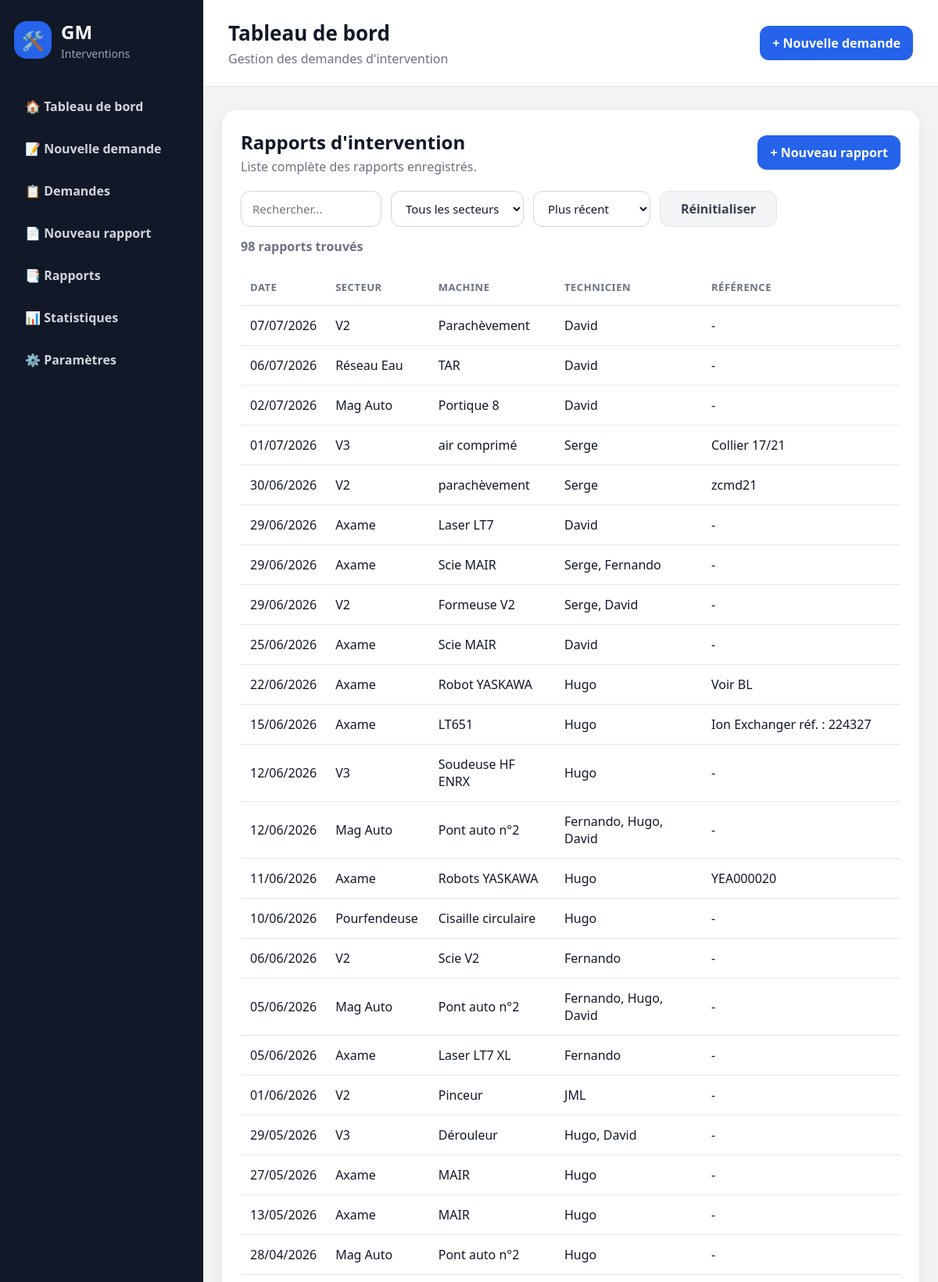
/rapports (upper part), run on the app's committed database.
### tables this page shows
CREATE TABLE rapports_intervention (
            id INTEGER PRIMARY KEY AUTOINCREMENT,
            secteur_id INTEGER,
            machine TEXT,
            probleme TEXT NOT NULL,
            travaux TEXT NOT NULL,
            technicien TEXT NOT NULL,
            commentaire TEXT,
            reference TEXT,
            date_rapport TIMESTAMP DEFAULT CURRENT_TIMESTAMP,
            FOREIGN KEY (secteur_id) REFERENCES secteurs(id)
        );

CREATE TABLE secteurs (
            id INTEGER PRIMARY KEY AUTOINCREMENT,
            nom TEXT NOT NULL UNIQUE
        , actif INTEGER
                NOT NULL DEFAULT 1);

### routes/rapports.py (the view, shortened to what this page needs)
@rapports_bp.route("/rapports")
def liste_rapports():
    recherche = request.args.get("recherche", "").strip()
    secteur_id = request.args.get("secteur_id", "").strip()
    tri = request.args.get("tri", "recent").strip()
    query = """
        SELECT
            rapports_intervention.*,
            secteurs.nom AS secteur_nom
        FROM rapports_intervention
        LEFT JOIN secteurs
            ON rapports_intervention.secteur_id = secteurs.id
        WHERE 1 = 1
    """
    params = []
    if secteur_id:
        query += """
            AND rapports_intervention.secteur_id = ?
        """
        params.append(secteur_id)
    order_by_options = {
        "ancien": "rapports_intervention.date_rapport ASC",
        "secteur": "secteurs.nom ASC",
        "technicien": "rapports_intervention.technicien ASC",
        "recent": "rapports_intervention.date_rapport DESC",
    }
    order_by = order_by_options.get(
        tri,
        order_by_options["recent"]
    )
    query += f" ORDER BY {order_by}"
    with connexion_db() as conn:
        rapports = conn.execute(
            query,
            params
        ).fetchall()
        secteurs = get_all_secteurs(conn)
    return render_template(
        "rapports/liste.html",
        rapports=rapports,
        secteurs=secteurs,
        recherche=recherche,
        secteur_id=secteur_id,
        tri=tri
    )

### app.py (called while the page is built)
@app.template_filter("date_fr")
def date_fr(value):
    if not value:
        return ""
    if isinstance(value, datetime):
        return value.strftime("%d/%m/%Y")
    try:
        date_value = datetime.fromisoformat(str(value))
        return date_value.strftime("%d/%m/%Y")
    except (ValueError, TypeError):
        return str(value)

### database.py (called while the page is built)
def is_postgres():
    return bool(DATABASE_URL)

def get_db_connection():
    if is_postgres():
        return PostgresConnectionAdapter(DATABASE_URL)
    conn = sqlite3.connect(DB_PATH)
    conn.row_factory = sqlite3.Row
    conn.execute("PRAGMA foreign_keys = ON")
    return conn

### routes/rapports.py (called while the page is built)
def get_all_secteurs(conn):
    return conn.execute("""
        SELECT *
        FROM secteurs
        WHERE actif = TRUE
        ORDER BY nom
    """).fetchall()

### services/database_service.py (called while the page is built)
@contextmanager
def connexion_db():
    conn = get_db_connection()
    try:
        yield conn
    finally:
        conn.close()

### templates/rapports/liste.html (shortened to what this page needs)
{% extends "base.html" %}
{% block content %}
<section class="card">
    <div class="section-header">
        <div>
            <h2>Rapports d'intervention</h2>
            <p>Liste complète des rapports enregistrés.</p>
        </div>
        <a href="/rapports/nouveau" class="btn">+ Nouveau rapport</a>
    </div>
<form
    method="GET"
    class="filters-bar"
    id="filtersForm"
    data-filters-form
    data-storage-key="gm-rapports-filters"
>
    <input
        type="text"
        name="recherche"
        placeholder="Rechercher..."
        value="{{ recherche }}"
    >
    <select name="secteur_id">
        <option value="">Tous les secteurs</option>
    </select>
    <select name="tri">
        <option value="recent" {% if tri == "recent" %}selected{% endif %}>
            Plus récent
        </option>
    </select>
    <a
        href="{{ url_for('rapports.liste_rapports') }}"
        class="btn-secondary"
        data-reset-filters
    >
        Réinitialiser
    </a>
</form>
    <p class="result-count">
        {{ rapports|length }} rapport{{ "s" if rapports|length > 1 else "" }} trouvé{{ "s" if rapports|length > 1 else "" }}
    </p>
    {% if rapports %}
        <div class="table-container">
            <table class="modern-table">
                <thead>
                    <tr>
                        <th>Date</th>
                        <th>Secteur</th>
                        <th>Machine</th>
                        <th>Technicien</th>
                        <th>Référence</th>
                    </tr>
                </thead>
                <tbody>
                    {% for rapport in rapports %}
                    <tr class="clickable-row" onclick="window.location='/rapports/{{ rapport.id }}'">
                        <td>{{ rapport.date_rapport|date_fr }}</td>
                        <td>{{ rapport.secteur_nom or "Non renseigné" }}</td>
                        <td>{{ rapport.machine }}</td>
                        <td>{{ rapport.technicien }}</td>
                        <td>{{ rapport.reference or "-" }}</td>
                    </tr>
                    {% endfor %}
                </tbody>
            </table>
        </div>
    {% else %}
        <div class="empty-state">
            <div class="icon">📭</div>
            <p>Aucun rapport enregistré.</p>
        </div>
    {% endif %}
</section>
{% endblock %}

### static/css/style.css (style rules this page uses)
* { box-sizing: border-box; }
body { margin: 0; font-family: "Segoe UI", Arial, sans-serif; background: #f3f4f6; color: #111827; }
.stat-card, .card { background: white; border-radius: 18px; box-shadow: 0 8px 22px rgba(15, 23, 42, 0.08); }
.card { padding: 24px; margin-bottom: 20px; }
.card h2 { margin-top: 0; }
.btn { display: inline-block; background: #2563eb; color: white; padding: 11px 16px; border-radius: 12px; text-decoration: none; font-weight: 700; border: none; cursor: pointer; }
.section-header { display: flex; justify-content: space-between; align-items: center; gap: 16px; margin-bottom: 20px; }
.section-header h2 { margin: 0; }
.section-header p { margin: 4px 0 0; color: #6b7280; }
.table-container { overflow-x: auto; }
.modern-table { width: 100%; border-collapse: collapse; }
.modern-table th, .modern-table td { padding: 14px 12px; text-align: left; border-bottom: 1px solid #e5e7eb; }
.modern-table th { color: #6b7280; font-size: 13px; text-transform: uppercase; letter-spacing: 0.04em; }
.clickable-row { cursor: pointer; transition: 0.2s; }
.btn-secondary { display: inline-block; background: #f3f4f6; color: #374151; padding: 11px 16px; border-radius: 12px; text-decoration: none; font-weight: 700; border: 1px solid #e5e7eb; }
.filters-bar { display: flex; gap: 12px; margin-bottom: 12px; flex-wrap: wrap; }
.filters-bar input, .filters-bar select { padding: 12px 14px; border: 1px solid #d1d5db; border-radius: 12px; font-family: inherit; font-size: 15px; }
.result-count { margin: 0 0 18px; color: #6b7280; font-weight: 600; }
form.filters-bar { display: grid !important; grid-template-columns: minmax(180px, 220px) minmax(170px, 190px) minmax(150px, 160px) minmax(150px, 160px) 150px; align-items: center; gap: 12px; width: 100%; margin: 0 0 14px; }
form.filters-bar input[type="text"], form.filters-bar input[type="search"], form.filters-bar select { width: 100% !important; height: 46px !important; min-height: 46px; margin: 0 !important; padding: 0 14px !important; border: 1px solid #d1d5db !important; border-radius: 12px !important; background-color: #ffffff !important; color: #111827 !important; font-family: inherit !important; font-size: 15px !important; line-height: normal; outline: none; }
form.filters-bar select { cursor: pointer; }
form.filters-bar .btn-secondary { display: inline-flex !important; align-items: center; justify-content: center; height: 46px; min-height: 46px; margin: 0; padding: 0 18px; white-space: nowrap; }

### data on the page
rapports_intervention: date_rapport "07/07/2026", nom "V2", machine "Parachèvement", technicien "David", reference "-"
rapports_intervention: date_rapport "06/07/2026", nom "Réseau Eau", machine "TAR", technicien "David", reference "-"
rapports_intervention: date_rapport "02/07/2026", nom "Mag Auto", machine "Portique 8", technicien "David", reference "-"
rapports_intervention: date_rapport "01/07/2026", nom "V3", machine "air comprimé", technicien "Serge", reference "Collier 17/21"
rapports_intervention: date_rapport "30/06/2026", nom "V2", machine "parachèvement", technicien "Serge", reference "zcmd21"
rapports_intervention: date_rapport "29/06/2026", nom "Axame", machine "Laser LT7", technicien "David", reference "-"
rapports_intervention: date_rapport "29/06/2026", nom "Axame", machine "Scie MAIR", technicien "Serge, Fernando", reference "-"
rapports_intervention: date_rapport "29/06/2026", nom "V2", machine "Formeuse V2", technicien "Serge, David", reference "-"
rapports_intervention: date_rapport "25/06/2026", nom "Axame", machine "Scie MAIR", technicien "David", reference "-"
rapports_intervention: date_rapport "22/06/2026", nom "Axame", machine "Robot YASKAWA", technicien "Hugo", reference "Voir BL"
rapports_intervention: date_rapport "15/06/2026", nom "Axame", machine "LT651", technicien "Hugo", reference "Ion Exchanger réf. : 224327"
rapports_intervention: date_rapport "12/06/2026", nom "V3", machine "Soudeuse HF ENRX", technicien "Hugo", reference "-"
rapports_intervention: date_rapport "12/06/2026", nom "Mag Auto", machine "Pont auto n°2", technicien "Fernando, Hugo, David", reference "-"
rapports_intervention: date_rapport "11/06/2026", nom "Axame", machine "Robots YASKAWA", technicien "Hugo", reference "YEA000020"
rapports_intervention: date_rapport "10/06/2026", nom "Pourfendeuse", machine "Cisaille circulaire", technicien "Hugo", reference "-"
rapports_intervention: date_rapport "06/06/2026", nom "V2", machine "Scie V2", technicien "Fernando", reference "-"
rapports_intervention: date_rapport "05/06/2026", nom "Mag Auto", machine "Pont auto n°2", technicien "Fernando, Hugo, David", reference "-"
rapports_intervention: date_rapport "05/06/2026", nom "Axame", machine "Laser LT7 XL", technicien "Fernando", reference "-"
rapports_intervention: date_rapport "01/06/2026", nom "V2", machine "Pinceur", technicien "JML", reference "-"
rapports_intervention: date_rapport "29/05/2026", nom "V3", machine "Dérouleur", technicien "Hugo, David", reference "-"
rapports_intervention: date_rapport "27/05/2026", nom "Axame", machine "MAIR", technicien "Hugo", reference "-"
rapports_intervention: date_rapport "13/05/2026", nom "Axame", machine "MAIR", technicien "Hugo", reference "-"
rapports_intervention: date_rapport "28/04/2026", nom "Mag Auto", machine "Pont auto n°2", technicien "Hugo", reference "-"

### other printed values
{{ rapports|length }} "98"
{{ "s" if rapports|length > 1 else "" }} "s"
